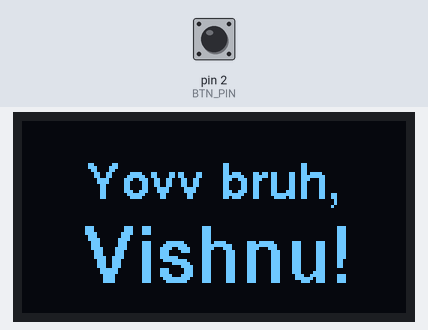
Bench run of a sketch on a simulated Arduino Nano, built with avr-gcc and run on an emulated ATmega328P. On the bench: 128×64 one-colour display. Inputs (shaded band) come from the test bench; at power-on: pin 2 (BTN_PIN) HIGH. Random numbers use the default seed unless the sketch sets one.

Above: at 1.5 s.
1.6 s: pin 2 (BTN_PIN) pulled LOW for 0.15 s
At 2.33 s:
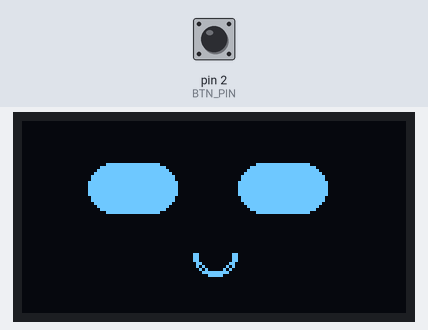
3.8 s: pin 2 (BTN_PIN) pulled LOW for 1 s
At 7.1 s:
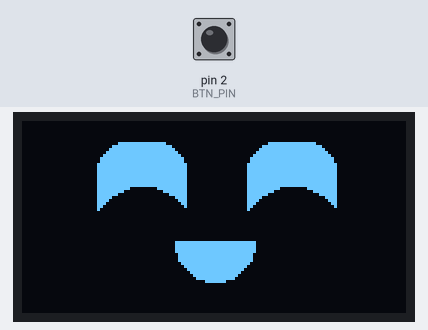
7.7 s: pin 2 (BTN_PIN) pulled LOW for 0.15 s
At 8.9 s:
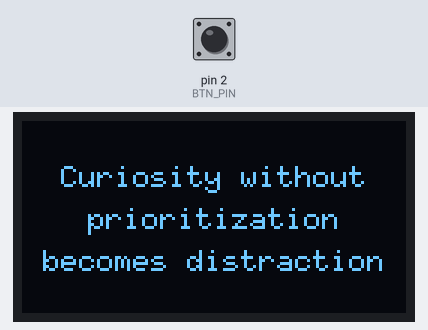
9.9 s: pin 2 (BTN_PIN) pulled LOW for 3.2 s
At 11.6 s:
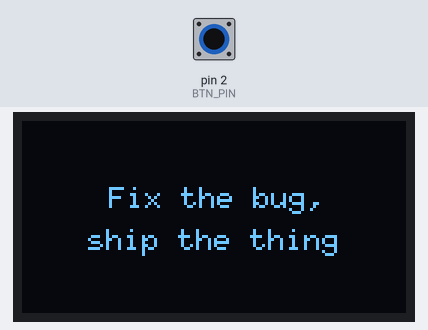
14.6 s: pin 2 (BTN_PIN) pulled LOW for 0.15 s
At 15.9 s:
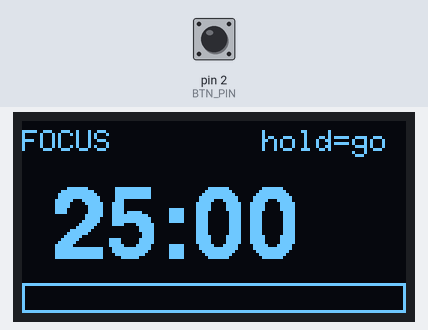
16.6 s: pin 2 (BTN_PIN) pulled LOW for 1 s
At 18.3 s:
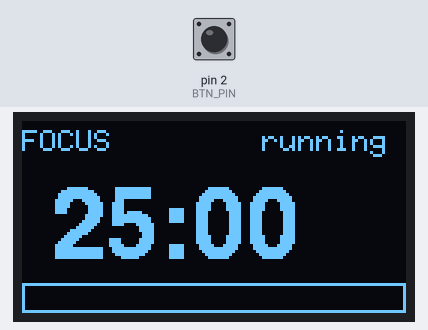
Timing chart, 0 to 19.8 s (numbered marks = the images above; inputs shaded):
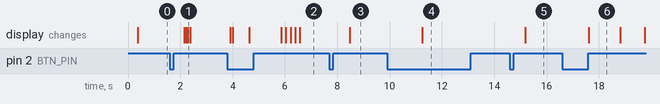

The sketch:

_desk_buddy_code.ino
```cpp
/*
  Desk Companion - Arduino Nano + 0.96" SSD1306 OLED (I2C) + 1 push button

  Wiring:
    OLED VCC -> 5V (or 3.3V), GND -> GND, SDA -> A4, SCL -> A5
    Button   -> one leg to D2, other leg to GND (uses internal pull-up)

  Library: install "U8g2" from Library Manager.

  HOME SCREEN = the FACE. It has moods and changes on its own:
    normal, happy, sleepy, surprised, love (heart eyes), wink
  On power-up it greets you ("Hey, Vishnu!") for 3 seconds, then shows the face.
  The greeting pops up again every ~2.5 minutes while you are on the face.

  Controls (SHORT press = next screen, LONG press = action):
    Face      : long = change mood by hand
    Quote     : long = next quote (also changes every 20 s)
    Pomodoro  : long = start / pause (25 min focus, 5 min break)
    Stopwatch : long = start / pause (resets if you leave it paused)
    Decider   : long = ask, get a random answer
  Tap during the greeting to skip it.
*/

#include <U8g2lib.h>
#include <Wire.h>
#include <avr/pgmspace.h>

U8G2_SSD1306_128X64_NONAME_1_HW_I2C u8g2(U8G2_R0, U8X8_PIN_NONE);

// ====== CHANGE YOUR NAME HERE ======
const char MY_NAME[] = "Vishnu";
// ===================================

const uint8_t  BTN_PIN     = 2;
const uint16_t LONG_MS     = 600;
const uint8_t  NUM_SCREENS = 5;

enum { SCR_FACE, SCR_QUOTE, SCR_POMO, SCR_STOPWATCH, SCR_DECIDER };
uint8_t screen = SCR_FACE;

enum { M_NORMAL, M_HAPPY, M_SLEEPY, M_SURPRISED, M_LOVE, M_WINK, NUM_MOODS };

// ---------- Button: returns 0 = none, 1 = short, 2 = long ----------
uint8_t readButton() {
  static bool down = false, longFired = false;
  static uint32_t tPress = 0, tChange = 0;
  bool pressed = (digitalRead(BTN_PIN) == LOW);
  uint32_t now = millis();

  if (pressed && !down && now - tChange > 30) {
    down = true; longFired = false; tPress = now; tChange = now;
  } else if (pressed && down && !longFired && now - tPress >= LONG_MS) {
    longFired = true;
    return 2;
  } else if (!pressed && down && now - tChange > 30) {
    down = false; tChange = now;
    if (!longFired) return 1;
  }
  return 0;
}

void drawCentered(const char* s, uint8_t y) {
  uint8_t w = u8g2.getStrWidth(s);
  u8g2.drawStr((128 - w) / 2, y, s);
}

// ---------- GREETING (shown at boot and now and then) ----------
bool     greeting = false;
uint32_t greetUntil = 0, nextGreet = 0;
uint8_t  greetIdx = 0;

const char* const greetings[] = {
  "Hey,", "Hello,", "Hi there,", "Welcome back,", "Yovv bruh,"
};
const uint8_t NUM_GREETINGS = sizeof(greetings) / sizeof(greetings[0]);

void startGreeting() {
  greeting = true;
  greetUntil = millis() + 3000;
  nextGreet = millis() + 150000UL;
  greetIdx = random(0, NUM_GREETINGS);
}

void drawGreeting() {
  char nameBuf[20];
  snprintf(nameBuf, sizeof(nameBuf), "%s!", MY_NAME);
  u8g2.setFont(u8g2_font_helvB12_tr);
  drawCentered(greetings[greetIdx], 26);
  u8g2.setFont(u8g2_font_helvB18_tr);
  drawCentered(nameBuf, 54);
}

// ---------- FACE ----------
uint8_t  mood = M_NORMAL;
uint32_t moodNext = 6000;
int8_t   lookX = 0, lookTarget = 0;
uint32_t nextBlink = 2000, blinkStart = 0, nextLook = 1500;
bool     blinking = false;
uint8_t  eyeH = 30;

void pickMood() {
  uint32_t now = millis();
  if (mood != M_NORMAL) {                 // go back to normal after a while
    mood = M_NORMAL;
    moodNext = now + random(5000, 12000);
  } else {
    uint8_t r = random(1, NUM_MOODS);     // any mood except normal
    mood = r;
    moodNext = now + random(2500, 5000);
  }
}

void eyesUpdate() {
  uint32_t now = millis();

  if (now >= moodNext) pickMood();

  if (now >= nextLook) {
    lookTarget = random(-10, 11);
    nextLook = now + random(800, 3000);
  }
  if (lookX < lookTarget) lookX++;
  else if (lookX > lookTarget) lookX--;

  uint8_t baseH = (mood == M_SLEEPY) ? 12 : 30;
  eyeH = baseH;

  bool canBlink = (mood == M_NORMAL || mood == M_SLEEPY || mood == M_WINK);
  if (canBlink) {
    if (!blinking && now >= nextBlink) {
      blinking = true;
      blinkStart = now;
    }
    if (blinking) {
      uint32_t t = now - blinkStart;
      if (t >= 180) {
        blinking = false;
        nextBlink = now + random(1500, 5000);
      } else {
        float frac = (t < 90) ? 1.0 - t / 90.0 : (t - 90) / 90.0;
        eyeH = max(3, (int)(baseH * frac));
      }
    }
  }
}

void drawHeart(int cx, int cy) {
  u8g2.drawDisc(cx - 6, cy - 3, 6);
  u8g2.drawDisc(cx + 6, cy - 3, 6);
  u8g2.drawTriangle(cx - 12, cy - 1, cx + 12, cy - 1, cx, cy + 12);
}

void drawFace() {
  const uint8_t w = 30, cy = 22;
  const uint8_t xs[2] = {24, 74};
  const uint8_t SMILE = U8G2_DRAW_LOWER_LEFT | U8G2_DRAW_LOWER_RIGHT;

  // ---- eyes ----
  for (uint8_t i = 0; i < 2; i++) {
    int x  = xs[i] + lookX;
    int cx = x + w / 2;
    uint8_t r = min((uint8_t)10, (uint8_t)(eyeH / 2));

    switch (mood) {
      case M_LOVE:
        drawHeart(cx, cy);
        break;

      case M_SURPRISED:
        u8g2.drawRBox(x - 2, cy - 18, w + 4, 36, 16);   // big round eye
        u8g2.setDrawColor(0);
        u8g2.drawDisc(cx, cy, 5);                       // pupil
        u8g2.setDrawColor(1);
        break;

      case M_HAPPY:
        u8g2.drawRBox(x, cy - eyeH / 2, w, eyeH, r);
        u8g2.setDrawColor(0);
        u8g2.drawDisc(cx, cy + 17, 17);                 // cut bottom -> ^ ^ eyes
        u8g2.setDrawColor(1);
        break;

      case M_WINK:
        if (i == 1) u8g2.drawRBox(x, cy - 2, w, 5, 2);  // closed eye
        else        u8g2.drawRBox(x, cy - eyeH / 2, w, eyeH, r);
        break;

      default:  // normal, sleepy
        u8g2.drawRBox(x, cy - eyeH / 2, w, eyeH, r);
        break;
    }
  }

  // ---- mouth ----
  switch (mood) {
    case M_NORMAL:
      u8g2.drawCircle(64, 44, 7, SMILE);
      u8g2.drawCircle(64, 44, 6, SMILE);
      break;
    case M_HAPPY:
      u8g2.drawDisc(64, 40, 13, SMILE);                 // open smile
      break;
    case M_SLEEPY:
      u8g2.drawCircle(64, 52, 3, U8G2_DRAW_ALL);
      u8g2.setFont(u8g2_font_6x10_tr);
      u8g2.drawStr(100, 14, "z");
      u8g2.drawStr(108, 8, "Z");
      break;
    case M_SURPRISED:
      u8g2.drawCircle(64, 54, 5, U8G2_DRAW_ALL);
      break;
    case M_LOVE:
    case M_WINK:
      u8g2.drawCircle(64, 42, 11, SMILE);
      u8g2.drawCircle(64, 42, 10, SMILE);
      break;
  }
}

// ---------- QUOTES ('|' = line break, max ~21 chars per line) ----------
const char q0[]  PROGMEM = "Small steps every|day add up";
const char q1[]  PROGMEM = "Discipline beats|motivation";
const char q2[]  PROGMEM = "Write it, learn it,|own it";
const char q3[]  PROGMEM = "Do it now.|Future you|says thanks";
const char q4[]  PROGMEM = "Progress,|not perfection";
const char q5[]  PROGMEM = "Stay curious.|Keep building";
const char q6[]  PROGMEM = "One more problem.|One more rep";
const char q7[]  PROGMEM = "Your only rival|is yesterday's you";
const char q8[]  PROGMEM = "Start before|you feel ready";
const char q9[]  PROGMEM = "Hard now,|easy later";
const char q10[] PROGMEM = "Fix the bug,|ship the thing";
const char q11[] PROGMEM = "Consistency wins";
const char q12[] PROGMEM = "Dream big.|Start small.|Start today";
const char q13[] PROGMEM = "Every expert was|once a beginner";
const char q14[] PROGMEM = "Curiosity without|prioritization|becomes distraction";
const char q15[] PROGMEM = "Ambition without|consistency becomes|anxiety";
const char q16[] PROGMEM = "Leadership without|delegation becomes|overload";
const char q17[] PROGMEM = "Confidence without|reflection becomes|stubbornness";
const char q18[] PROGMEM = "Reflection without|action becomes|overthinking";

const char* const quotes[] PROGMEM = {
  q0, q1, q2, q3, q4, q5, q6, q7, q8, q9, q10, q11, q12, q13,q14, q15, q16, q17, q18
};
const uint8_t NUM_QUOTES = sizeof(quotes) / sizeof(quotes[0]);

uint8_t  qIdx = 0;
uint32_t qNextAuto = 0;

void quoteNext() {
  uint8_t n;
  do { n = random(0, NUM_QUOTES); } while (n == qIdx);
  qIdx = n;
  qNextAuto = millis() + 20000UL;
}

void quoteUpdate() {
  if (screen == SCR_QUOTE && millis() >= qNextAuto) quoteNext();
}

void drawQuote() {
  char buf[64];
  const char* p = (const char*)pgm_read_ptr(&quotes[qIdx]);
  strncpy_P(buf, p, sizeof(buf) - 1);
  buf[sizeof(buf) - 1] = 0;

  char* lines[4];
  uint8_t n = 0;
  lines[n++] = buf;
  for (char* c = buf; *c && n < 4; c++) {
    if (*c == '|') { *c = 0; lines[n++] = c + 1; }
  }

  u8g2.setFont(u8g2_font_6x10_tr);
  uint8_t lineH = 14;
  uint8_t y = (64 - n * lineH) / 2 + 11;
  for (uint8_t i = 0; i < n; i++) drawCentered(lines[i], y + i * lineH);
}

// ---------- POMODORO ----------
const uint16_t FOCUS_S = 25 * 60, BREAK_S = 5 * 60;
bool     pRun = false, pBreak = false;
uint16_t pRemain = FOCUS_S;
uint32_t pLast = 0;

void pomoUpdate() {
  if (!pRun) return;
  uint32_t now = millis();
  while (now - pLast >= 1000) {
    pLast += 1000;
    if (pRemain > 0) pRemain--;
    if (pRemain == 0) {
      pBreak = !pBreak;
      pRemain = pBreak ? BREAK_S : FOCUS_S;
      pRun = false;
    }
  }
}

void pomoToggle() {
  pRun = !pRun;
  if (pRun) pLast = millis();
}

void drawPomo() {
  char buf[8];
  snprintf(buf, sizeof(buf), "%02u:%02u", pRemain / 60, pRemain % 60);

  u8g2.setFont(u8g2_font_6x10_tr);
  u8g2.drawStr(0, 10, pBreak ? "BREAK" : "FOCUS");
  u8g2.drawStr(80, 10, pRun ? "running" : "hold=go");

  u8g2.setFont(u8g2_font_helvB24_tn);
  u8g2.drawStr(10, 46, buf);

  uint16_t total = pBreak ? BREAK_S : FOCUS_S;
  uint8_t fill = (uint32_t)(total - pRemain) * 124 / total;
  u8g2.drawFrame(0, 54, 128, 10);
  u8g2.drawBox(2, 56, fill, 6);
}

// ---------- STOPWATCH ----------
bool     swRun = false;
uint32_t swElapsed = 0, swStart = 0;

uint32_t swNow() { return swElapsed + (swRun ? millis() - swStart : 0); }

void swToggle() {
  if (swRun) { swElapsed += millis() - swStart; swRun = false; }
  else       { swStart = millis(); swRun = true; }
}

void drawStopwatch() {
  uint32_t ms = swNow();
  uint32_t s = ms / 1000;
  char buf[12];
  snprintf(buf, sizeof(buf), "%02lu:%02lu", s / 60, s % 60);

  u8g2.setFont(u8g2_font_6x10_tr);
  u8g2.drawStr(0, 10, "STOPWATCH");
  u8g2.drawStr(80, 10, swRun ? "running" : "hold=go");

  u8g2.setFont(u8g2_font_helvB24_tn);
  u8g2.drawStr(10, 52, buf);

  char tenths[4];
  snprintf(tenths, sizeof(tenths), ".%lu", (ms / 100) % 10);
  u8g2.setFont(u8g2_font_6x10_tr);
  u8g2.drawStr(108, 52, tenths);
}

// ---------- DECIDER ----------
bool     rolling = false;
uint32_t rollEnd = 0, rollTick = 0;
int8_t   answer = -1;

const char* answerText(int8_t i) {
  switch (i) {
    case 0: return "YES!| NOW!!!";
    case 1: return "NOPE";
    case 2: return "MAYBE";
    case 3: return "DO IT";
    case 4: return "ASK LATER";
    case 5: return "NO WAY";
    case 6: return "DEFINITELY";
    default: return "...";
  }
}

void deciderRoll() {
  rolling = true;
  rollEnd = millis() + 900;
  rollTick = 0;
}

void deciderUpdate() {
  if (!rolling) return;
  uint32_t now = millis();
  if (now - rollTick > 80) {
    answer = random(0, 7);
    rollTick = now;
  }
  if (now >= rollEnd) rolling = false;
}

void drawDecider() {
  u8g2.setFont(u8g2_font_6x10_tr);
  u8g2.drawStr(0, 10, "DECIDER");
  u8g2.drawStr(80, 10, "hold=ask");

  u8g2.setFont(u8g2_font_helvB14_tr);
  if (answer < 0) drawCentered("Ask me...", 44);
  else            drawCentered(answerText(answer), 44);
}

// ---------- MAIN ----------
void changeScreen() {
  if (screen == SCR_STOPWATCH && !swRun) swElapsed = 0;   // reset if left paused
  screen = (screen + 1) % NUM_SCREENS;
  if (screen == SCR_QUOTE) quoteNext();                   // fresh quote on entry
}

void setup() {
  pinMode(BTN_PIN, INPUT_PULLUP);
  randomSeed(analogRead(A0));
  u8g2.begin();
  u8g2.setBusClock(400000);

  qIdx = random(0, NUM_QUOTES);
  startGreeting();            // greet on power-up
}

void loop() {
  uint8_t b = readButton();
  uint32_t now = millis();

  // greeting: any press skips it, otherwise it ends by itself
  if (greeting) {
    if (b || now >= greetUntil) greeting = false;
    b = 0;
  } else if (screen == SCR_FACE && now >= nextGreet) {
    startGreeting();
  }

  if (b == 1) {
    changeScreen();
  } else if (b == 2) {
    switch (screen) {
      case SCR_FACE:      mood = (mood + 1) % NUM_MOODS;
                          moodNext = now + 8000;           break;
      case SCR_QUOTE:     quoteNext();                     break;
      case SCR_POMO:      pomoToggle();                    break;
      case SCR_STOPWATCH: swToggle();                      break;
      case SCR_DECIDER:   deciderRoll();                   break;
    }
  }

  pomoUpdate();
  eyesUpdate();
  deciderUpdate();
  quoteUpdate();

  u8g2.firstPage();
  do {
    if (greeting) {
      drawGreeting();
    } else {
      switch (screen) {
        case SCR_FACE:      drawFace();      break;
        case SCR_QUOTE:     drawQuote();     break;
        case SCR_POMO:      drawPomo();      break;
        case SCR_STOPWATCH: drawStopwatch(); break;
        case SCR_DECIDER:   drawDecider();   break;
      }
    }
  } while (u8g2.nextPage());
}
```

Measured:
- after the input at 9.9 s, the display: changes after 1.4 s (image 4)
- after the input at 14.6 s, the display: changes after 0.59 s (image 5)
- after the input at 16.6 s, the display: changes after 1.0 s (image 6)
- what the display in image 6 shows lasts 1.2 s, from 17.6 s to 18.8 s
